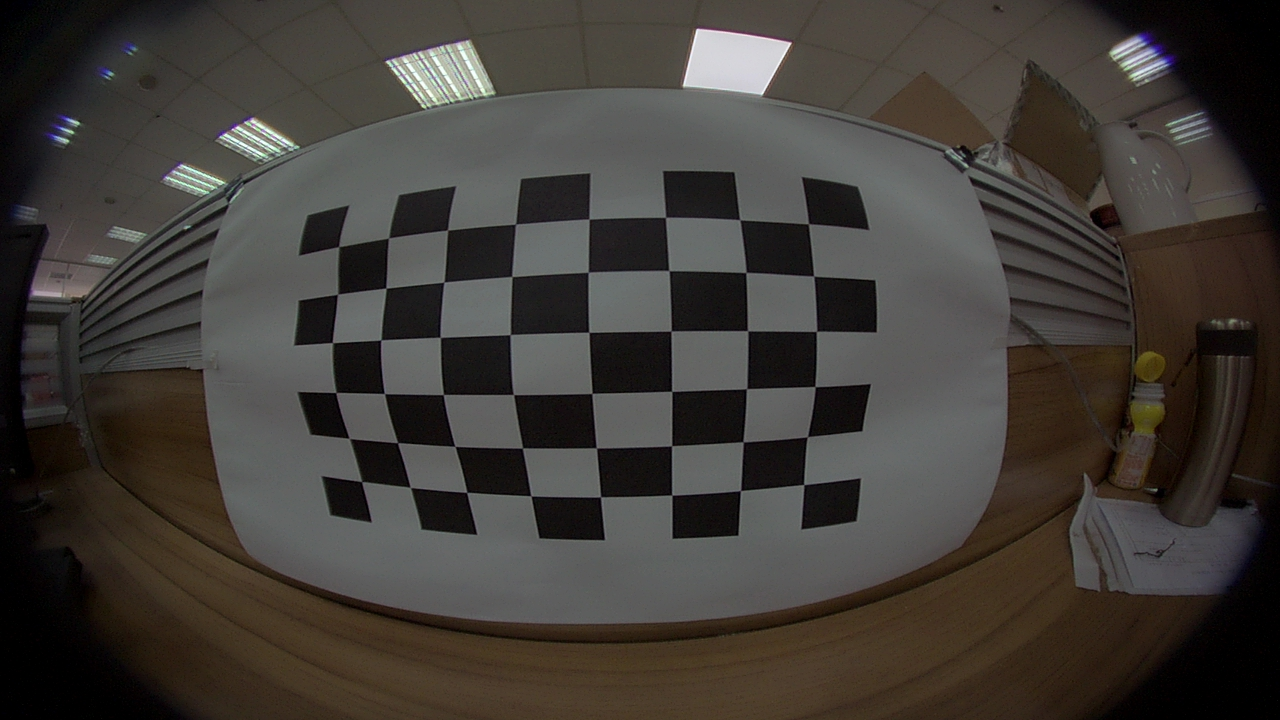
//> input picture 6.cali/2/test/bak/1.JPG, 1280 x 720 px
$ ./main   (built with g++ and OpenCV 4)
//> lines starting //> are read from the running program, lines starting //| are printed output that depends on the picture
/*
相机内参数矩阵：
[448.5792994463924, 0, 636.5047511641519;
 0, 338.7300360911764, 362.1045264912111;
 0, 0, 1]

畸变系数：
[-0.3569055798505001, 0.1139294202113153, -0.0003076439066842473, 9.132627897464701e-05, -0.01424420569257568]
*/
#include "opencv2/core/core.hpp"
#include "opencv2/imgproc/imgproc.hpp"
#include "opencv2/calib3d/calib3d.hpp"
#include "opencv2/highgui/highgui.hpp"
#include <iostream>
#include <fstream>
#include <string>
#include <math.h>
using namespace cv;
using namespace std;

string image_file = "./1.JPG";

int main()
{
//畸变参数
    double k1 = -0.3569055798505001,k2 = 0.1139294202113153,p1 = -0.0003076439066842473,p2 =
9.132627897464701e-05,k3 = -0.01424420569257568;
//内参
    double fx = 448.5792994463924,fy = 636.5047511641519,cx = 338.7300360911764,cy = 362.1045264912111;
    Mat image = imread(image_file);
//> image is the input picture: 720 rows x 1280 cols, CV_8UC3; mean B, G, R 56, 60.7, 65

    cvtColor(image, image, CV_BGR2GRAY);
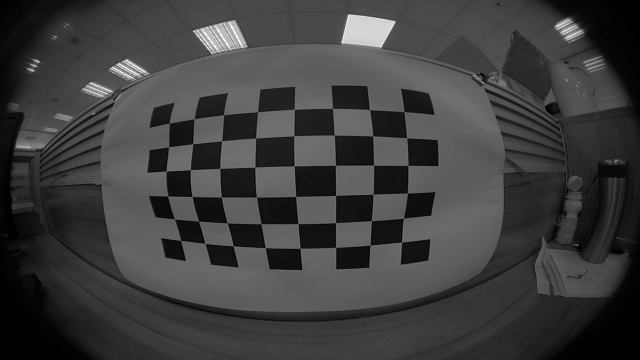
//> image: 720 rows x 1280 cols, CV_8UC1 (shown at 1/2 size); min 0, max 254, mean 61.4
   // resize(image, image, cv::Size(640, 360));
    int rows = image.rows, cols = image.cols;
    Mat image_undistort = Mat(rows,cols,image.type());
     // 计算去畸变后图像的内容
    for (int v = 0; v < rows; v++)
    {
	for (int u = 0; u < cols; u++)
	{
	    double u_distorted = 0, v_distorted = 0;
	      // TODO 按照公式，计算点(u,v)对应到畸变图像中的坐标(u_distorted, v_distorted)
		//image_undistort中含有非畸变的图像坐标
	      double x1, y1, x2, y2;
	    x1 = (u - cx) / fx;
	    y1 = (v - cy) / fy;
	    double r2;
	    r2 = pow(x1, 2) + pow(y1, 2);
	    x2 = x1*(1 + k1*r2 + k2*pow(r2, 2) + k3 * r2 * r2 * r2) + 2 * p1*x1*y1 + p2*(r2 + 2 * x1*x1);
	    y2 = y1*(1 + k1*r2 + k2*pow(r2, 2) + k3 * r2 * r2 * r2) + p1*(r2 + 2 * y1*y1) + 2 * p2*x1*y1;
	    u_distorted = fx*x2 + cx;
	    v_distorted = fy*y2 + cy;

	    if (u_distorted >= 0 && v_distorted >= 0 && u_distorted < cols && v_distorted < rows)
	    {
		image_undistort.at<uchar>(v, u) = image.at<uchar>((int)v_distorted, (int)u_distorted);
	    }else {
    		image_undistort.at<uchar>(v, u) = 0;
  	    }
	}
    }
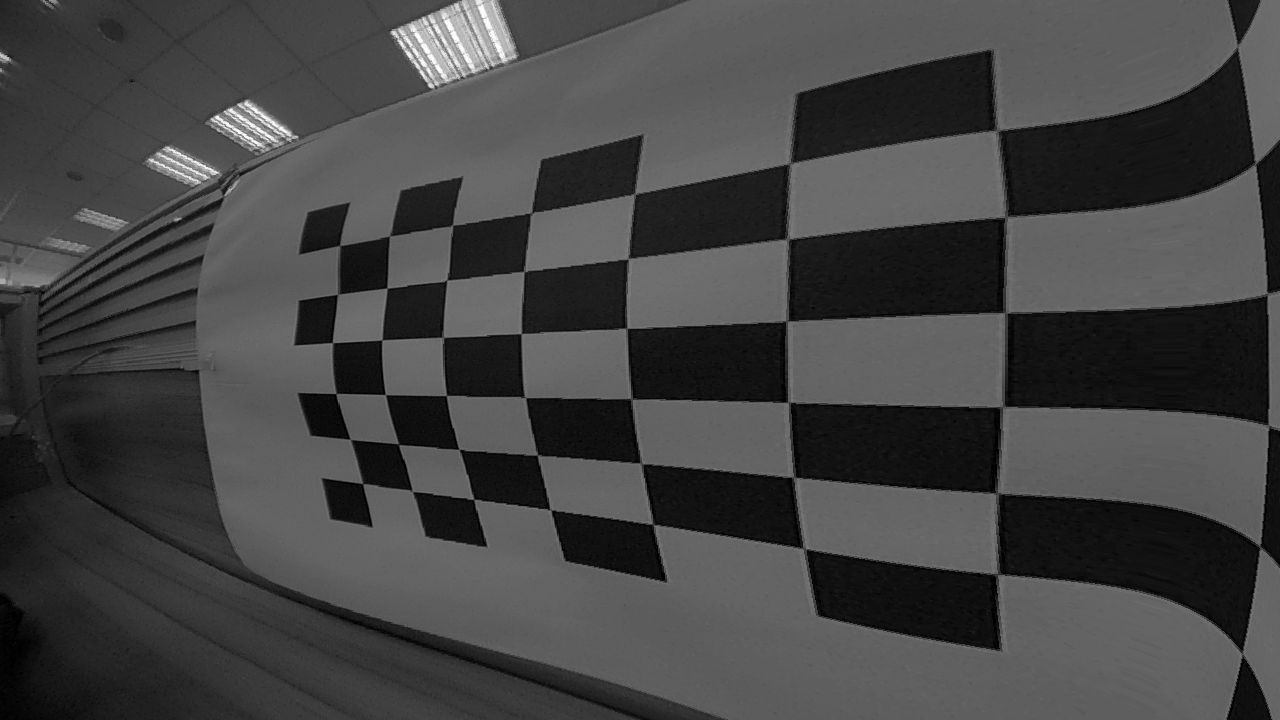
//> image_undistort: 720 rows x 1280 cols, CV_8UC1; min 0, max 254, mean 68.1

    imshow("image_file", image_undistort);
    waitKey(0);
}

$ run again, with 6.cali/2/test/bak/0.JPG copied over 6.cali/2/test/bak/1.JPG
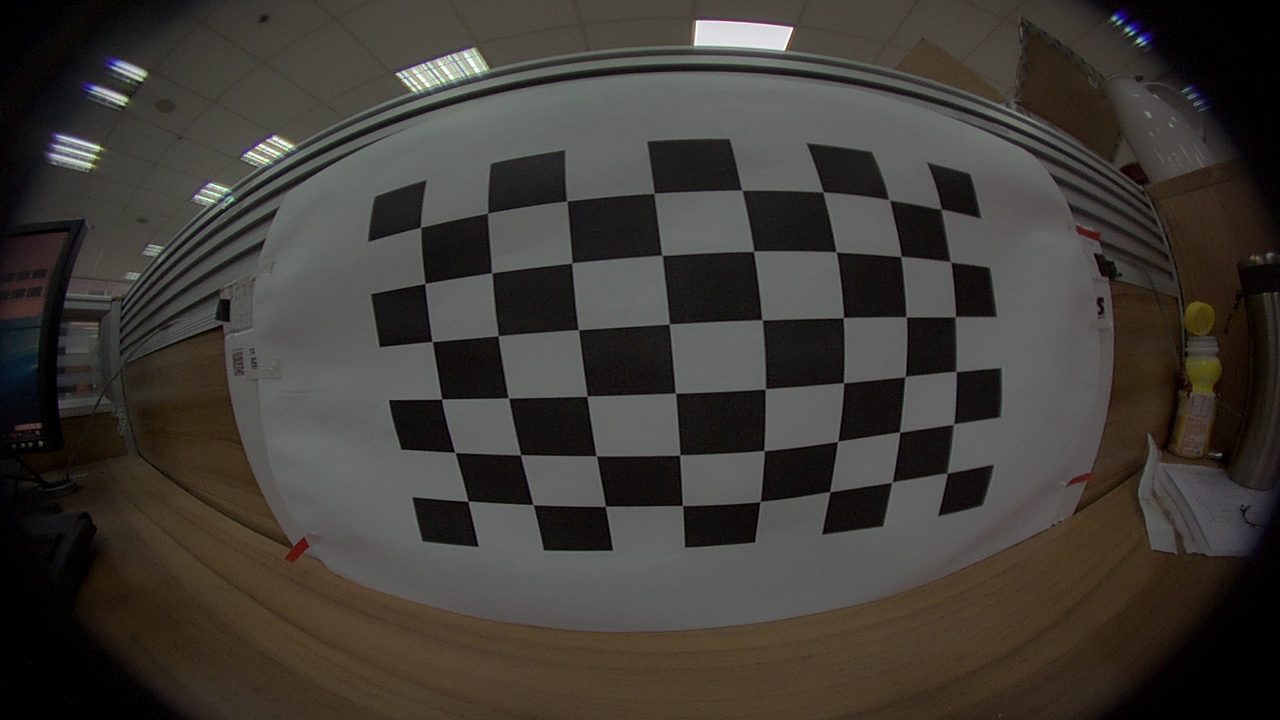
//> input picture 6.cali/2/test/bak/0.JPG, 1280 x 720 px
//> image is the input picture: 720 rows x 1280 cols, CV_8UC3; mean B, G, R 54.3, 59.4, 63.1
//> `cvtColor(image, image, CV_BGR2GRAY);`:
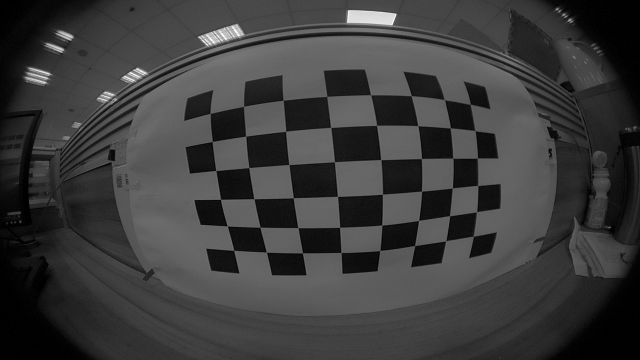
//> image: 720 rows x 1280 cols, CV_8UC1 (shown at 1/2 size); min 0, max 255, mean 59.9
//> after the loop `for (int v = 0; v < rows; v++)`:
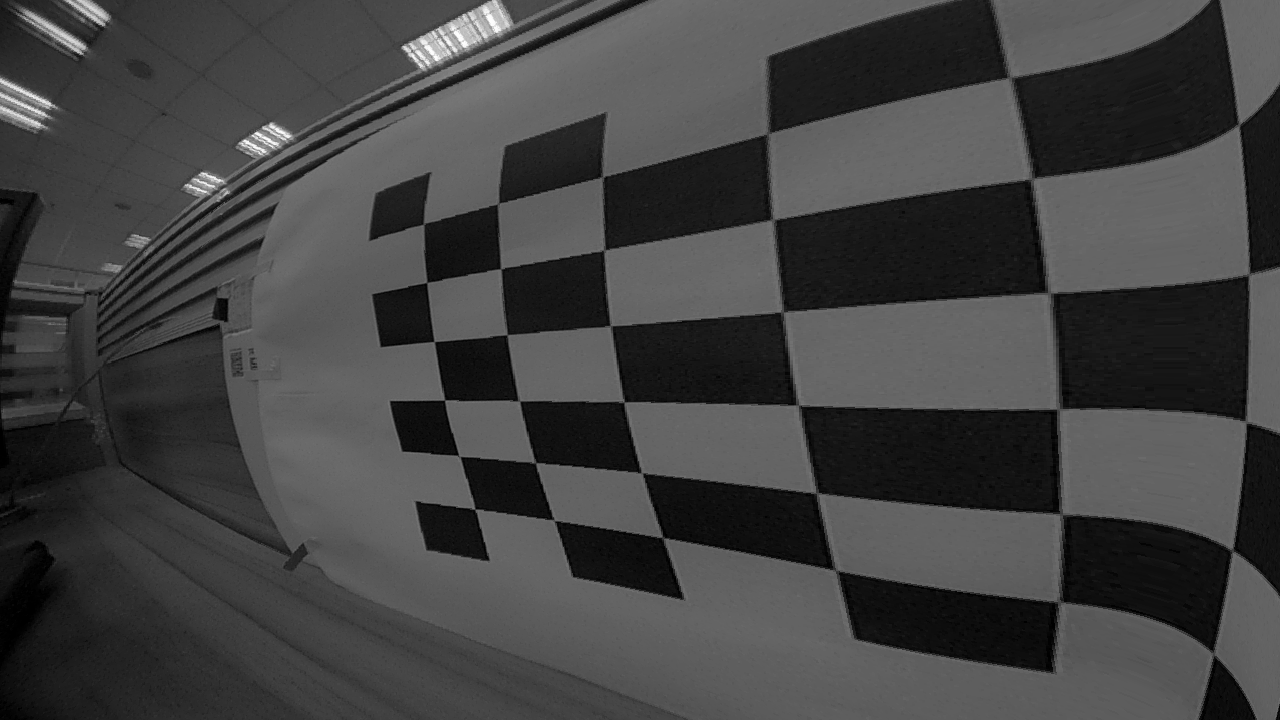
//> image_undistort: 720 rows x 1280 cols, CV_8UC1; min 0, max 254, mean 66

$ run again, with 6.cali/2/test/bak/10.JPG copied over 6.cali/2/test/bak/1.JPG
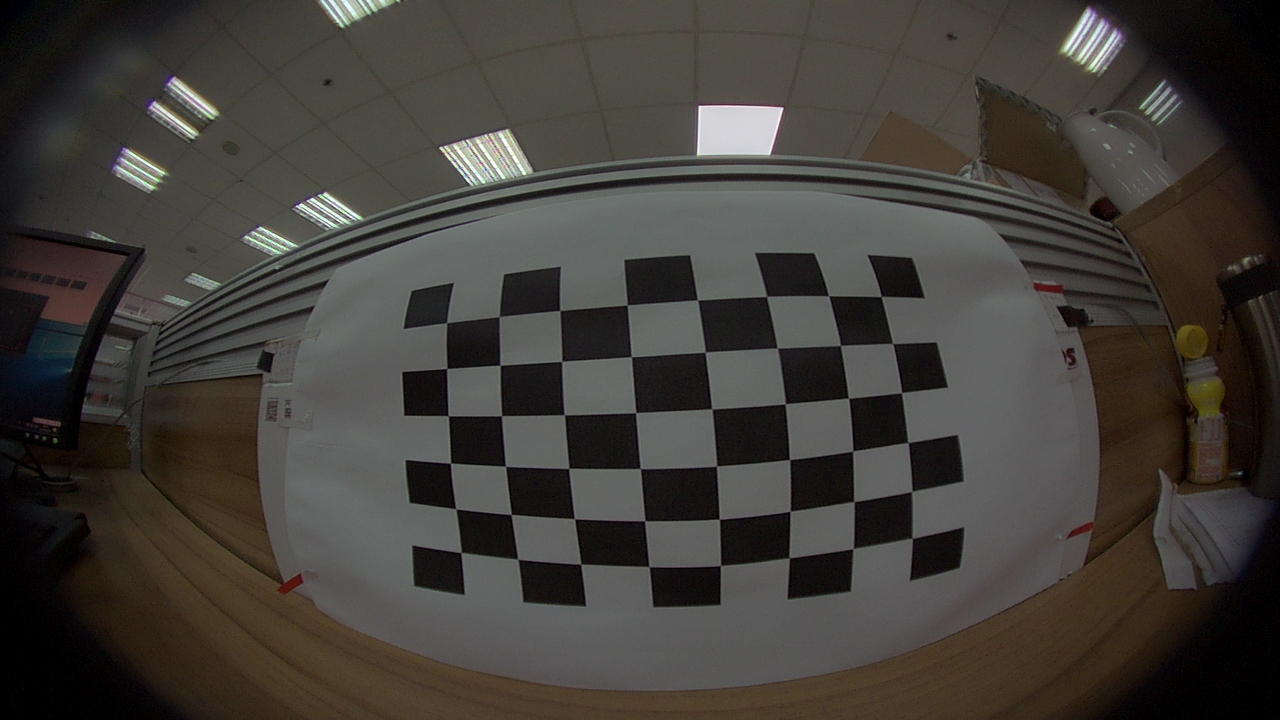
//> input picture 6.cali/2/test/bak/10.JPG, 1280 x 720 px
//> image is the input picture: 720 rows x 1280 cols, CV_8UC3; mean B, G, R 57.1, 62, 65.6
//> `cvtColor(image, image, CV_BGR2GRAY);`:
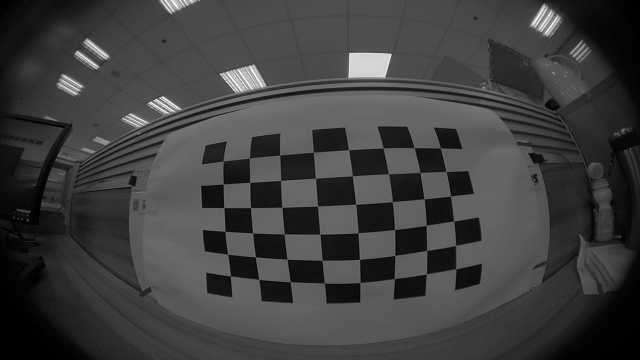
//> image: 720 rows x 1280 cols, CV_8UC1 (shown at 1/2 size); min 0, max 255, mean 62.5
//> after the loop `for (int v = 0; v < rows; v++)`:
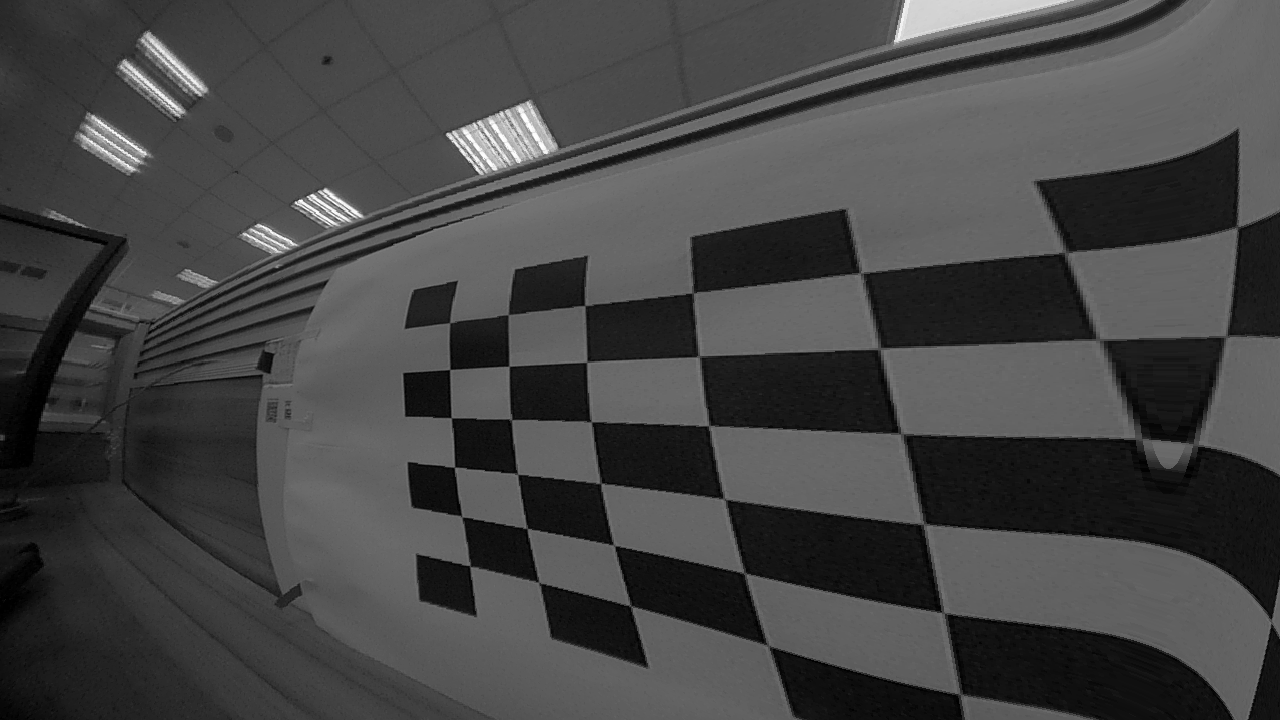
//> image_undistort: 720 rows x 1280 cols, CV_8UC1; min 0, max 255, mean 69.1
